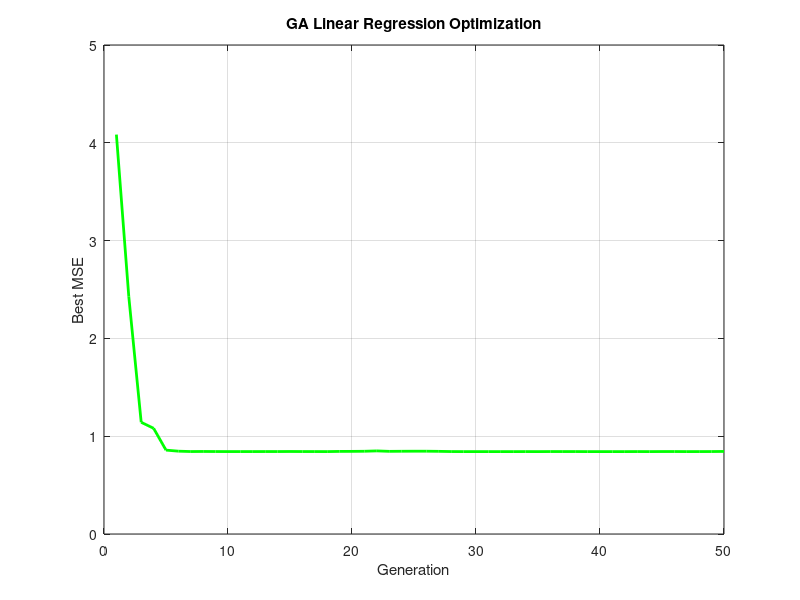

The MATLAB script that drew this image:
clc; clear; close all;

%% 🎯 Simulated dataset
x = linspace(0, 10, 100)';
true_w = [2.5, 5];             % True slope and intercept
y = true_w(1)*x + true_w(2) + randn(size(x));  % Add noise

%% GA Settings
popSize = 30;
dims = 2;                     % w1 and w2
pop = -10 + 20 * rand(popSize, dims);  % [-10,10] range
maxGen = 50;
mutRate = 0.1;
fitnessFunc = @(w) mean((y - (w(1)*x + w(2))).^2);  % MSE

bestFitness = zeros(maxGen, 1);

for gen = 1:maxGen
    fitness = zeros(popSize, 1);
    for i = 1:popSize
        fitness(i) = fitnessFunc(pop(i,:));
    end

    %% Selection
    invFitness = 1 ./ (fitness + 1e-6);
    prob = invFitness / sum(invFitness);
    cumProb = cumsum(prob);
    newPop = zeros(size(pop));
    for i = 1:popSize
        r = rand;
        idx = find(cumProb >= r, 1);
        newPop(i,:) = pop(idx,:);
    end

    %% Crossover
    for i = 1:2:popSize
        if i+1 <= popSize
            alpha = rand;
            newPop(i,:) = alpha * newPop(i,:) + (1-alpha) * newPop(i+1,:);
            newPop(i+1,:) = alpha * newPop(i+1,:) + (1-alpha) * newPop(i,:);
        end
    end

    %% Mutation
    for i = 1:popSize
        if rand < mutRate
            newPop(i,:) = newPop(i,:) + 0.5 * randn(1, dims);
        end
    end

    pop = newPop;
    bestFitness(gen) = min(fitness);
end

%% 📈 Plot
figure;
plot(1:maxGen, bestFitness, 'g-', 'LineWidth', 2);
xlabel('Generation'); ylabel('Best MSE');
title('GA Linear Regression Optimization');
grid on;
